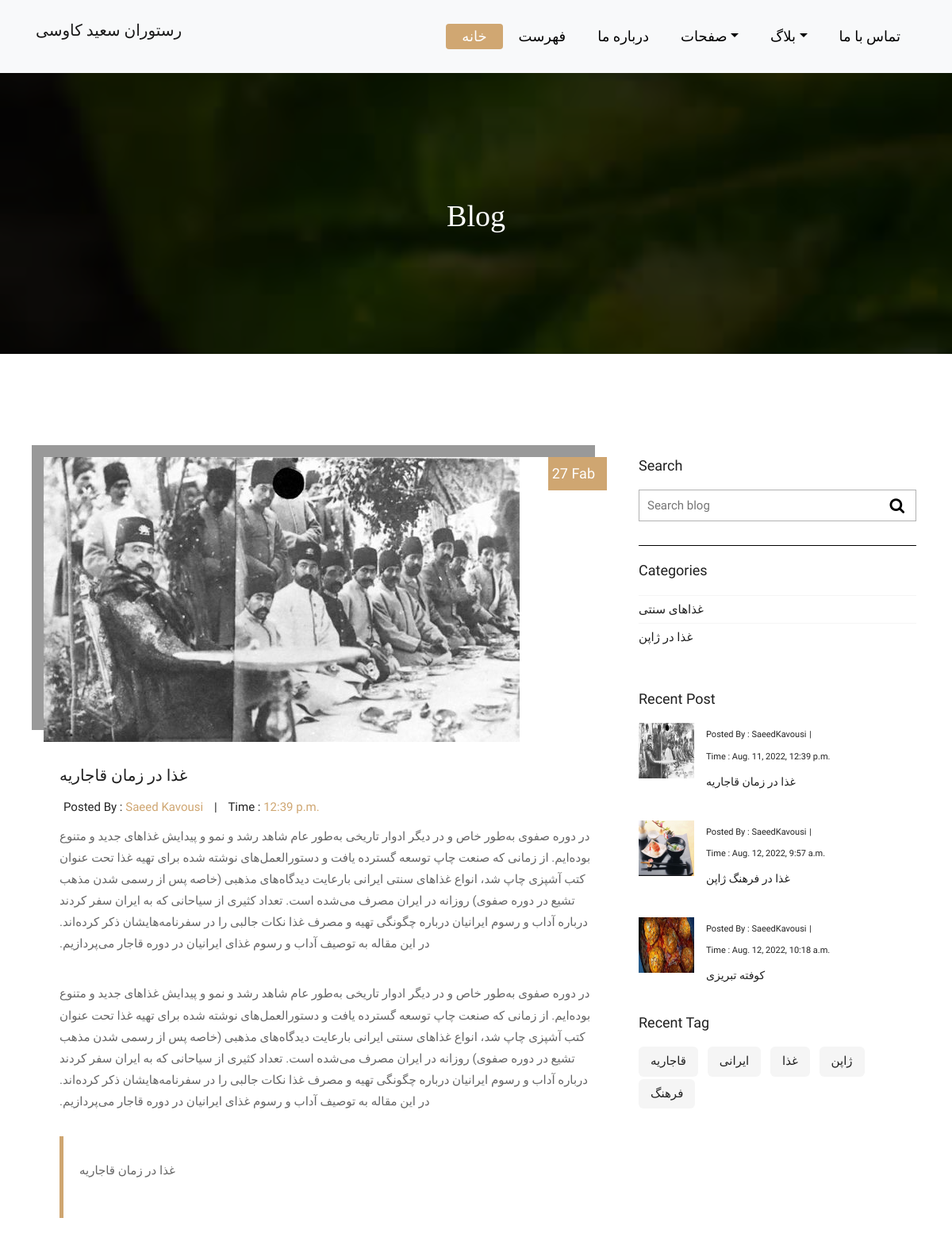
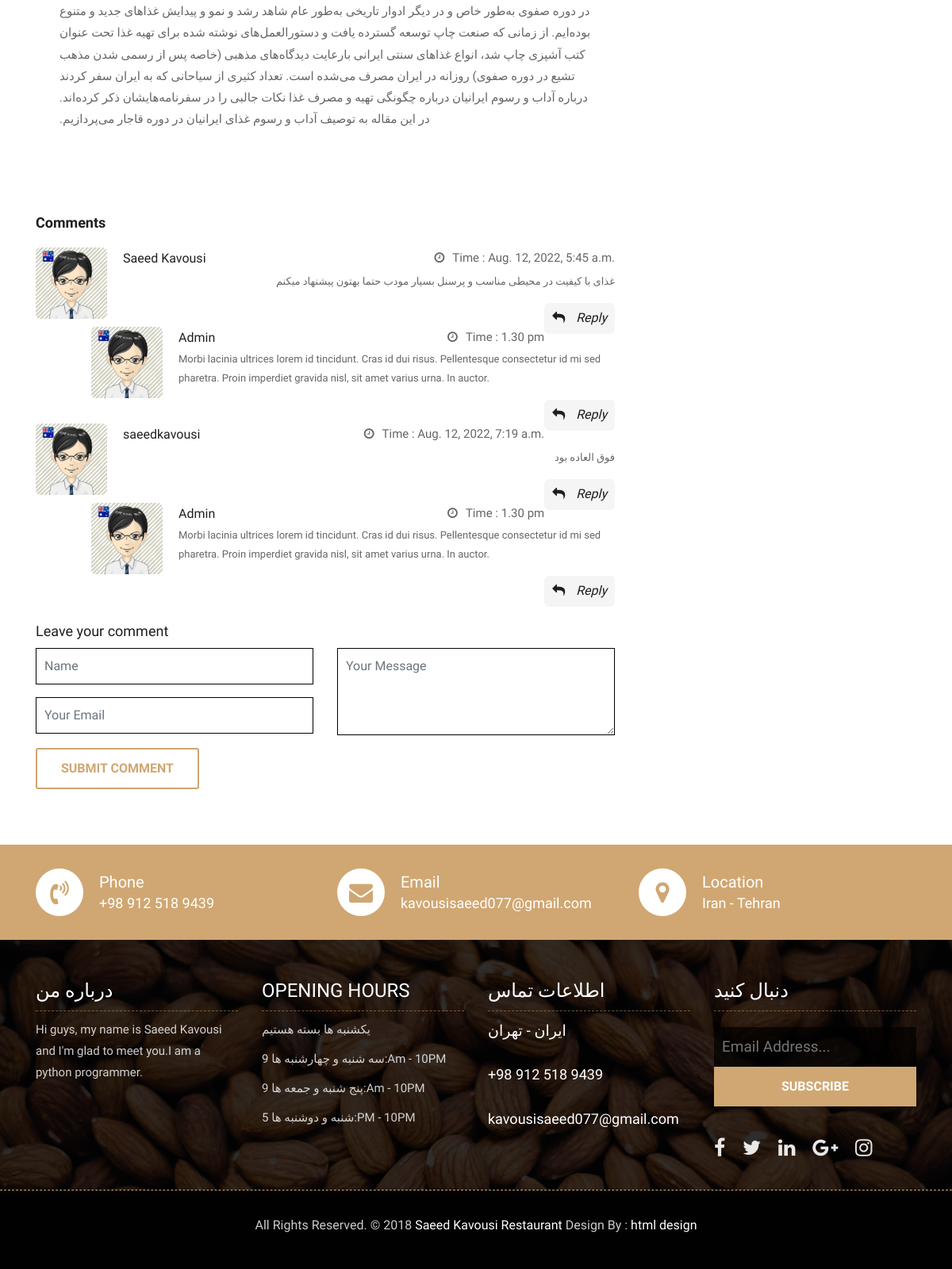
The page /blog/1 on the database its author committed (2 pictures, top to bottom).
### blog/models.py (models this page shows, shortened)
class Blog(models.Model):
    title = models.CharField(_("عنوان"), max_length=50)
    description = models.CharField(_("توضیحات"), max_length=100)
    content = models.TextField(_("متن"))
    created_at = models.DateTimeField(_("زمان انتشار"), default=timezone.now)
    author = models.ForeignKey(User, verbose_name=_("نویسنده"), on_delete=models.CASCADE)
    image = models.ImageField(_("تصویر"), upload_to="blogs/", blank=True, null=True)
    category = models.ForeignKey("Category", related_name="blog", verbose_name=_("دسته بندی"), on_delete=models.CASCADE, blank=True, null=True)
    tags = models.ManyToManyField("Tag", verbose_name=_("تگ ها"), related_name="blog",blank=True, null=True)

class Comments(models.Model):
    blog = models.ForeignKey("Blog", verbose_name=_("مقاله"), related_name="comments", on_delete=models.CASCADE)
    name = models.CharField(_("نام کاریر"), max_length=50)
    email = models.EmailField(_("آدرس الکترونیکی"), max_length=300)
    message = models.TextField(_("متن نظر"))
    date = models.DateTimeField(_("تاریخ انتشار"), auto_now=False, auto_now_add=True)

class Category(models.Model):
    title = models.CharField(_("عنوان"), max_length=50)
    slug = models.SlugField(_("نام لاتین"))
    published_at = models.DateTimeField(_("تاریخ انتشار"), auto_now=False, auto_now_add=True)

class Tag(models.Model):
    title = models.CharField(_("عنوان"),max_length=50)
    slug = models.SlugField(_("عنوان لاتین"))
    published_at = models.DateTimeField(_("تاریخ انتشار"), auto_now=False, auto_now_add=True)
    update_at = models.DateTimeField(_("تاریخ بروزرسانی"), auto_now=True, auto_now_add=False)

### blog/views.py (the view, shortened to what this page needs)
# urls.py: path("<int:id>", views.blog_detail, name="blog_detail"),
def blog_detail(request,id):
    blog = Blog.objects.get(id=id)
    tags = Tag.objects.all()
    recents = Blog.objects.all().order_by("created_at")[:5]
    categories = Category.objects.all()
    comments = Comments.objects.all().filter(blog=blog)
    context = {
        "blog": blog,
        "tags": tags,
        "recents" : recents,
        "categories": categories,
        "comments" : comments,
    }
    return render(request,"blog/blog_detail.html",context)

### blog/templates/blog/blog_detail.html (shortened to what this page needs)
{% extends "base.html" %}
{% load static %}
{% block content %}
	<div class="all-page-title page-breadcrumb">
		<div class="container text-center">
			<div class="row">
				<div class="col-lg-12">
					<h1>Blog</h1>
				</div>
			</div>
		</div>
	</div>
	<div class="blog-box">
		<div class="container">
			<div class="row">
				<div class="col-lg-12">
					<div class="heading-title text-center">
						<h2></h2>
					</div>
				</div>
			</div>
			<div class="row">
				<div class="col-xl-8 col-lg-8 col-12">
					<div class="blog-inner-details-page">
						<div class="blog-inner-box">
							<div class="side-blog-img">
								<img class="img-fluid" src="{{ blog.image }}" alt="">
								<div class="date-blog-up">
									27 Fab
								</div>
							</div>
							<div class="inner-blog-detail details-page">
								<h3 dir="rtl">{{ blog.description }}</h3>
								<ul>
									<li>Posted By : <span>{{ blog.author.first_name}} {{ blog.author.last_name}}</span></li>
									<li>|</li>
									<li>Time : <span>{{ blog.created_at|time}}</span></li>
								</ul>
								<p dir="rtl">{{ blog.content }}</p>
								<p dir="rtl">{{ blog.content }}</p>
								<blockquote>
									<p>{{ blog.description }}</p>
								</blockquote>
								<p dir="rtl">{{ blog.content }}</p>
							</div>
						</div>
						<div class="blog-comment-box">
							<h3>Comments</h3>
                            {% for cm in comments %}
                                <div class="comment-item">
								<div class="comment-item-left">
									<img src="images/avt-img.jpg" alt="">
								</div>
								<div class="comment-item-right">
									<div class="pull-left">
										<a href="#">{{ cm.name }}</a>
									</div>
									<div class="pull-right">
										<i class="fa fa-clock-o" aria-hidden="true"></i>Time : <span>{{ cm.date }}</span>
									</div>
									<div class="des-l">
										<p align="right">{{ cm.message }}</p>
									</div>
									<a href="#" class="right-btn-re"><i class="fa fa-reply" aria-hidden="true"></i> Reply</a>
								</div>
							</div>
							    <div class="comment-item children">
								<div class="comment-item-left">
									<img src="images/avt-img.jpg" alt="">
								</div>
								<div class="comment-item-right">
									<div class="pull-left">
										<a href="#">Admin</a>
									</div>
									<div class="pull-right">
										<i class="fa fa-clock-o" aria-hidden="true"></i>Time : <span>1.30 pm</span>
									</div>
									<div class="des-l">
										<p>Morbi lacinia ultrices lorem id tincidunt. Cras id dui risus. Pellentesque consectetur id mi sed pharetra. Proin imperdiet gravida nisl, sit amet varius urna. In auctor.</p>
									</div>
									<a href="#" class="right-btn-re"><i class="fa fa-reply" aria-hidden="true"></i> Reply</a>
								</div>
							</div>
                            {% endfor %}
						</div>
						<div class="comment-respond-box">
							<h3>Leave your comment </h3>
							<div class="comment-respond-form">
								<form id="commentrespondform" class="comment-form-respond row" method="post">
									<div class="col-lg-6 col-md-6 col-sm-6">
										<div class="form-group">
											<input id="name_com" class="form-control" name="name" placeholder="Name" type="text">
										</div>
										<div class="form-group">
											<input id="email_com" class="form-control" name="email" placeholder="Your Email" type="email">
										</div>
									</div>
									<div class="col-lg-6 col-md-6 col-sm-6">
										<div class="form-group">
											<textarea class="form-control" name="message" id="textarea_com" placeholder="Your Message" rows="2"></textarea>
										</div>
									</div>
									<div class="col-lg-12 col-md-12 col-sm-12">
										<button class="btn btn-submit">Submit comment</button>
									</div>
								</form>
							</div>
						</div>
					</div>
				</div>
				<div class="col-xl-4 col-lg-4 col-md-6 col-sm-8 col-12 blog-sidebar">
					<div class="right-side-blog">
						<h3>Search</h3>
						<div class="blog-search-form">
							<input name="search" placeholder="Search blog" type="text">
							<button class="search-btn">
								<i class="fa fa-search" aria-hidden="true"></i>
							</button>
						</div>
						<h3>Categories</h3>
						<div class="blog-categories">
							<ul>
                                {% for cat in categories %}
                                    <li><a href="{% url 'blog:category' cat.slug %}"><span>{{ cat.title }}</span></a></li>
                                {% endfor %}
							</ul>
						</div>
						<h3>Recent Post</h3>
						<div class="post-box-blog">
							<div class="recent-post-box">
                                {% for blog in recents %}
                                    <div class="recent-box-blog">
									<div class="recent-img">
										<img class="img-fluid" src="{{ blog.image.url}}"  style="height: 70px; width: 70px" alt="">
									</div>
									<div class="recent-info">
										<ul>
											<li>Posted By : <span>{{ blog.author.first_name}}{{ blog.author.last_name}}</span></li>
											<li>|</li>
											<li>Time : <span>{{ blog.created_at}}</span></li>
										</ul>
										<h4>{{ blog.description}}</h4>
									</div>
								</div>
                                {% endfor %}
							</div>
						</div>
						<h3>Recent Tag</h3>
						<div class="blog-tag-box">
							<ul class="list-inline tag-list">
                                {% for tag in tags %}
                                    <li class="list-inline-item"><a href="{% url 'blog:tag' tag.slug %}">{{ tag.title }}</a></li>
                                {% endfor %}
							</ul>
						</div>
					</div>
				</div>
			</div>
		</div>
	</div>
{% endblock %}

### templates/base.html (shortened to what this page needs)
{% load static %}
<!DOCTYPE html>
<html lang="en">
<head>
    <link rel="stylesheet" href="{% static 'css/bootstrap.min.css' %}">
    <link rel="stylesheet" href="{% static 'css/style.css' %}">
    <link rel="stylesheet" href="{% static 'css/responsive.css' %}">
    <link rel="stylesheet" href="{% static 'css/custom.css' %}">
</head>
<body>
	{% include "partials/_header.html" %}
    {% block content %}
    {% endblock content %}
	{% include "partials/_footer.html" %}
</body>
</html>

### templates/partials/_header.html (shortened to what this page needs)
	<header class="top-navbar">
		<nav class="navbar navbar-expand-lg navbar-light bg-light">
			<div class="container">
				<a class="navbar-brand" href="list.html">
					<p>رستوران سعید کاوسی</p>
				</a>
				<div class="collapse navbar-collapse" id="navbars-rs-food">
					<ul class="navbar-nav ml-auto">
						<li class="nav-item active"><a class="nav-link" href="list.html">خانه</a></li>
						<li class="nav-item"><a class="nav-link" href="menu.html">فهرست</a></li>
						<li class="nav-item"><a class="nav-link" href="about.html">درباره ما</a></li>
						<li class="nav-item dropdown">
							<a class="nav-link dropdown-toggle" href="#" id="dropdown-a" data-toggle="dropdown">صفحات</a>
						</li>
						<li class="nav-item dropdown">
							<a class="nav-link dropdown-toggle" href="#" id="dropdown-a" data-toggle="dropdown">بلاگ</a>
						</li>
						<li class="nav-item"><a class="nav-link" href="contact.html">تماس با ما</a></li>
					</ul>
				</div>
			</div>
		</nav>
	</header>

### templates/partials/_footer.html (shortened to what this page needs)
	<div class="contact-imfo-box">
		<div class="container">
			<div class="row">
				<div class="col-md-4">
					<i class="fa fa-volume-control-phone"></i>
					<div class="overflow-hidden">
						<h4>Phone</h4>
						<p class="lead">
							+98 912 518 9439
						</p>
					</div>
				</div>
				<div class="col-md-4">
					<i class="fa fa-envelope"></i>
					<div class="overflow-hidden">
						<h4>Email</h4>
						<p class="lead">
							kavousisaeed077@gmail.com
						</p>
					</div>
				</div>
				<div class="col-md-4">
					<i class="fa fa-map-marker"></i>
					<div class="overflow-hidden">
						<h4>Location</h4>
						<p class="lead">
							Iran - Tehran
						</p>
					</div>
				</div>
			</div>
		</div>
	</div>
<footer class="footer-area bg-f">
		<div class="container">
			<div class="row">
				<div class="col-lg-3 col-md-6">
					<h3>درباره من</h3>
					<p>Hi guys, my name is Saeed Kavousi and I'm glad to meet you.I am a python programmer.</p>
				</div>
				<div class="col-lg-3 col-md-6">
					<h3>Opening hours</h3>
					<p><span class="text-color">یکشنبه ها </span>بسته هستیم</p>
					<p><span class="text-color"> سه شنبه و چهارشنبه ها</span> 9:Am - 10PM</p>
					<p><span class="text-color"> پنج شنبه و جمعه ها</span> 9:Am - 10PM</p>
					<p><span class="text-color">شنبه و دوشنبه ها</span> 5:PM - 10PM</p>
				</div>
				<div class="col-lg-3 col-md-6">
					<h3>اطلاعات تماس</h3>
					<p class="lead">ایران - تهران</p>
					<p class="lead"><a href="#">+98 912 518 9439</a></p>
					<p><a href="#"> kavousisaeed077@gmail.com</a></p>
				</div>
				<div class="col-lg-3 col-md-6">
					<h3>دنبال کنید</h3>
					<div class="subscribe_form">
						<form class="subscribe_form">
							<input name="EMAIL" id="subs-email" class="form_input" placeholder="Email Address..." type="email">
							<button type="submit" class="submit">SUBSCRIBE</button>
						</form>
					</div>
					<ul class="list-inline f-social">
						<li class="list-inline-item"><a href="#"><i class="fa fa-facebook" aria-hidden="true"></i></a></li>
						<li class="list-inline-item"><a href="#"><i class="fa fa-twitter" aria-hidden="true"></i></a></li>
						<li class="list-inline-item"><a href="#"><i class="fa fa-linkedin" aria-hidden="true"></i></a></li>
						<li class="list-inline-item"><a href="#"><i class="fa fa-google-plus" aria-hidden="true"></i></a></li>
						<li class="list-inline-item"><a href="#"><i class="fa fa-instagram" aria-hidden="true"></i></a></li>
					</ul>
				</div>
			</div>
		</div>
		<div class="copyright">
			<div class="container">
				<div class="row">
					<div class="col-lg-12">
						<p class="company-name">All Rights Reserved. &copy; 2018 <a href="#">Saeed Kavousi Restaurant</a> Design By :
					<a href="https://html.design/">html design</a></p>
					</div>
				</div>
			</div>
		</div>
	</footer>

### rows shown on the page
Blog: image (picture), description "غذا در زمان قاجاریه", author.first_name "Saeed", author.last_name "Kavousi", created_at "12:39 p.m.", content "در دوره صفوی به‌طور خاص و در دیگر ادوار تاریخی به‌طور عام شاهد رشد و نمو و پیدایش غذاهای جدید و متنوع بوده‌ایم. از زمانی که صنعت چاپ توسعه گسترده یافت و دستورالعمل‌های نوشته شده برای تهیه غذا تحت عنوان کتب آشپزی چاپ شد، انواع غذاهای سنتی ایرانی بارعایت دیدگاه‌های مذهبی (خاصه پس از رسمی شدن مذهب تشیع در دوره صفوی) روزانه در ایران مصرف می‌شده است. تعداد کثیری از سیاحانی که به ایران سفر کردند درباره آداب و رسوم ایرانیان درباره چگونگی تهیه و مصرف غذا نکات جالبی را در سفرنامه‌هایشان ذکر کرده‌اند. در این مقاله به توصیف آداب و رسوم غذای ایرانیان در دوره قاجار می‌پردازیم.", created_at "Aug. 11, 2022, 12:39 p.m."
Comments: name "Saeed Kavousi", date "Aug. 12, 2022, 5:45 a.m.", message "غذای با کیفیت در محیطی مناسب و پرسنل بسیار مودب حتما بهتون پیشنهاد میکنم"
Comments: name "saeedkavousi", date "Aug. 12, 2022, 7:19 a.m.", message "فوق العاده بود"
Category: title "غذاهای سنتی"
Category: title "غذا در ژاپن"
Blog: image (picture), author.first_name "Saeed", author.last_name "Kavousi", created_at "Aug. 12, 2022, 9:57 a.m.", description "غذا در فرهنگ ژاپن"
Blog: image (picture), author.first_name "Saeed", author.last_name "Kavousi", created_at "Aug. 12, 2022, 10:18 a.m.", description "کوفته تبریزی"
Tag: title "قاجاریه"
Tag: title "ایرانی"
Tag: title "غذا"
Tag: title "ژاپن"
Tag: title "فرهنگ"
